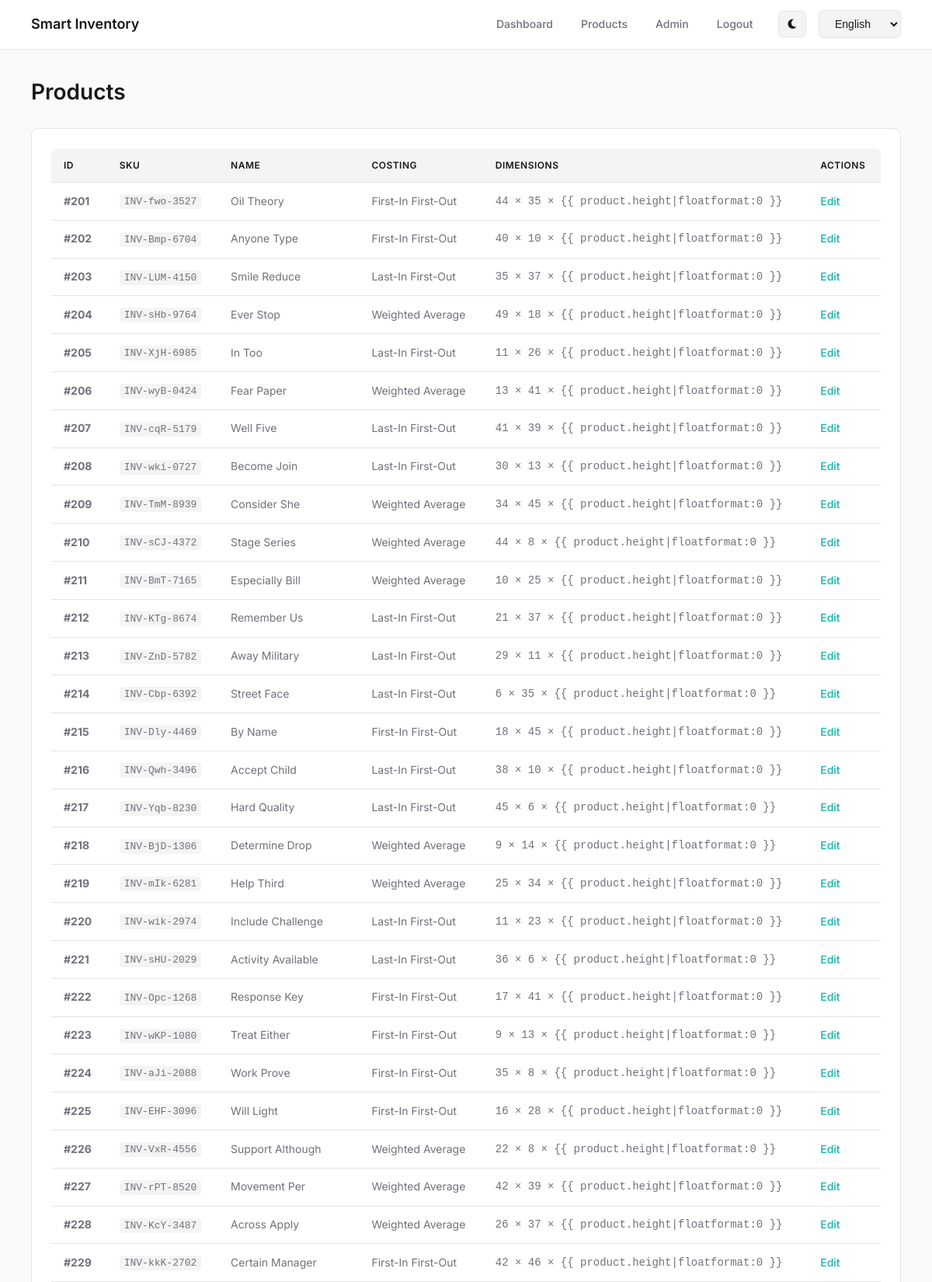
The app's page /inventory/products/ (signed in, upper part) with its own data.
### apps/inventory/models.py (models this page shows, shortened)
class Product(models.Model):
    COSTING_CHOICES = [
        ('FIFO', 'First-In First-Out'),
        ('LIFO', 'Last-In First-Out'),
        ('AVG', 'Weighted Average'),
    ]
    sku = models.CharField(max_length=50, unique=True, db_index=True)
    name = models.CharField(max_length=200)
    costing_method = models.CharField(max_length=4, choices=COSTING_CHOICES, default='FIFO')
    description = models.TextField(blank=True)
    length = models.FloatField(default=0, help_text="cm")
    width = models.FloatField(default=0, help_text="cm")
    height = models.FloatField(default=0, help_text="cm")

### apps/inventory/views.py (the view)
# urls.py: path('', views.product_list, name='product_list'),
@login_required(login_url='/login/')
def product_list(request):
    products = Product.objects.all()
    return render(request, 'inventory/product_list.html', {'products': products})

### templates/inventory/product_list.html (shortened to what this page needs)
{% extends 'base.html' %}
{% block content %}
<h1 class="page-title" data-lang="nav_products">Products</h1>
<div class="chart-container">
    <table>
        <thead>
            <tr>
                <th>ID</th>
                <th>SKU</th>
                <th>Name</th>
                <th>Costing</th>
                <th>Dimensions</th>
                <th>Actions</th>
            </tr>
        </thead>
        <tbody>
            {% for product in products %}
            <tr>
                <td><strong>#{{ product.id }}</strong></td>
                <td><code>{{ product.sku }}</code></td>
                <td>{{ product.name }}</td>
                <td>{{ product.get_costing_method_display }}</td>
                <td style="font-family: 'Courier New', monospace;">
                    {{ product.length|floatformat:0 }} × {{ product.width|floatformat:0 }} × {{
                    product.height|floatformat:0 }}
                </td>
                <td>
                    <a href="/admin/inventory/product/{{ product.id }}/change/"
                        style="color: #14b8a6; text-decoration: none; font-weight: 500;">
                        Edit
                    </a>
                </td>
            </tr>
            {% empty %}
            <tr>
                <td colspan="6" style="text-align: center; padding: 40px;">No products</td>
            </tr>
            {% endfor %}
        </tbody>
    </table>
</div>
{% endblock %}

### templates/base.html (shortened to what this page needs)
<!DOCTYPE html>
<html lang="en">
<head>
    <link rel="stylesheet" href="https://cdnjs.cloudflare.com/ajax/libs/font-awesome/6.4.0/css/all.min.css">
</head>
<body>
    <nav class="navbar">
        <h1 data-lang="app_title">Smart Inventory</h1>
        <div class="nav-right">
            <div class="nav-links">
                <a href="/" data-lang="nav_dashboard">Dashboard</a>
                <a href="/inventory/products/" data-lang="nav_products">Products</a>
                <a href="/admin/" data-lang="nav_admin">Admin</a>
                <a href="/logout/" data-lang="nav_logout">Logout</a>
            </div>
            <button class="theme-toggle" onclick="toggleTheme()" id="theme-btn">
                <i class="fas fa-moon"></i>
            </button>
            <select class="lang-selector" onchange="changeLang(this.value)" id="lang-select">
                <option value="en" selected>English</option>
            </select>
        </div>
    </nav>
    <div class="container">
        {% block content %}
        {% endblock %}
    </div>
</body>
</html>

### templates/base.html (style rules this page uses)
:root { --primary: #14b8a6; --bg: #fafafa; --card-bg: #ffffff; --text: #18181b; --text-secondary: #71717a; --border: #e4e4e7; --hover-bg: #f4f4f5; }
* { margin: 0; padding: 0; box-sizing: border-box; }
body { font-family: 'Inter', sans-serif; background: var(--bg); color: var(--text); line-height: 1.6; transition: background 0.3s, color 0.3s; }
.navbar { background: var(--card-bg); border-bottom: 1px solid var(--border); padding: 0 40px; height: 64px; display: flex; align-items: center; justify-content: space-between; transition: background 0.3s, border-color 0.3s; }
.navbar h1 { font-size: 18px; font-weight: 600; color: var(--text); }
.nav-right { display: flex; align-items: center; gap: 16px; }
.nav-links { display: flex; gap: 4px; }
.nav-links a { color: var(--text-secondary); text-decoration: none; padding: 8px 16px; border-radius: 6px; font-size: 14px; font-weight: 500; transition: all 0.15s; }
.theme-toggle, .lang-selector { background: var(--hover-bg); border: 1px solid var(--border); padding: 8px 12px; border-radius: 6px; cursor: pointer; font-size: 14px; color: var(--text); transition: all 0.15s; }
.lang-selector { padding: 8px 16px; font-weight: 500; }
.container { max-width: 1400px; margin: 0 auto; padding: 32px 40px; }
.chart-container { background: var(--card-bg); border: 1px solid var(--border); border-radius: 8px; padding: 24px; margin-bottom: 16px; transition: all 0.3s; }
table { width: 100%; border-collapse: collapse; background: var(--card-bg); border: 1px solid var(--border); border-radius: 8px; overflow: hidden; }
th { background: var(--hover-bg); color: var(--text); padding: 12px 16px; text-align: left; font-weight: 600; font-size: 12px; text-transform: uppercase; letter-spacing: 0.5px; border-bottom: 1px solid var(--border); }
td { padding: 12px 16px; border-bottom: 1px solid var(--border); color: var(--text-secondary); font-size: 14px; }
.page-title { font-size: 28px; font-weight: 600; color: var(--text); margin-bottom: 24px; }
code { background: var(--hover-bg); padding: 2px 6px; border-radius: 4px; font-family: 'Courier New', monospace; font-size: 13px; color: var(--text-secondary); }

### records on screen
Product: id "201", sku "INV-fwo-3527", name "Oil Theory", costing_method "First-In First-Out", length "44", width "35"
Product: id "202", sku "INV-Bmp-6704", name "Anyone Type", costing_method "First-In First-Out", length "40", width "10"
Product: id "203", sku "INV-LUM-4150", name "Smile Reduce", costing_method "Last-In First-Out", length "35", width "37"
Product: id "204", sku "INV-sHb-9764", name "Ever Stop", costing_method "Weighted Average", length "49", width "18"
Product: id "205", sku "INV-XjH-6985", name "In Too", costing_method "Last-In First-Out", length "11", width "26"
Product: id "206", sku "INV-wyB-0424", name "Fear Paper", costing_method "Weighted Average", length "13", width "41"
Product: id "207", sku "INV-cqR-5179", name "Well Five", costing_method "Last-In First-Out", length "41", width "39"
Product: id "208", sku "INV-wki-0727", name "Become Join", costing_method "Last-In First-Out", length "30", width "13"
Product: id "209", sku "INV-TmM-8939", name "Consider She", costing_method "Weighted Average", length "34", width "45"
Product: id "210", sku "INV-sCJ-4372", name "Stage Series", costing_method "Weighted Average", length "44", width "8"
Product: id "211", sku "INV-BmT-7165", name "Especially Bill", costing_method "Weighted Average", length "10", width "25"
Product: id "212", sku "INV-KTg-8674", name "Remember Us", costing_method "Last-In First-Out", length "21", width "37"
Product: id "213", sku "INV-ZnD-5782", name "Away Military", costing_method "Last-In First-Out", length "29", width "11"
Product: id "214", sku "INV-Cbp-6392", name "Street Face", costing_method "Last-In First-Out", length "6", width "35"
Product: id "215", sku "INV-Dly-4469", name "By Name", costing_method "First-In First-Out", length "18", width "45"
Product: id "216", sku "INV-Qwh-3496", name "Accept Child", costing_method "Last-In First-Out", length "38", width "10"
Product: id "217", sku "INV-Yqb-8230", name "Hard Quality", costing_method "Last-In First-Out", length "45", width "6"
Product: id "218", sku "INV-BjD-1306", name "Determine Drop", costing_method "Weighted Average", length "9", width "14"
Product: id "219", sku "INV-mIk-6281", name "Help Third", costing_method "Weighted Average", length "25", width "34"
Product: id "220", sku "INV-wik-2974", name "Include Challenge", costing_method "Last-In First-Out", length "11", width "23"
Product: id "221", sku "INV-sHU-2029", name "Activity Available", costing_method "Last-In First-Out", length "36", width "6"
Product: id "222", sku "INV-Opc-1268", name "Response Key", costing_method "First-In First-Out", length "17", width "41"
Product: id "223", sku "INV-wKP-1080", name "Treat Either", costing_method "First-In First-Out", length "9", width "13"
Product: id "224", sku "INV-aJi-2088", name "Work Prove", costing_method "First-In First-Out", length "35", width "8"
Product: id "225", sku "INV-EHF-3096", name "Will Light", costing_method "First-In First-Out", length "16", width "28"
Product: id "226", sku "INV-VxR-4556", name "Support Although", costing_method "Weighted Average", length "22", width "8"
Product: id "227", sku "INV-rPT-8520", name "Movement Per", costing_method "Weighted Average", length "42", width "39"
Product: id "228", sku "INV-KcY-3487", name "Across Apply", costing_method "Weighted Average", length "26", width "37"
Product: id "229", sku "INV-kkK-2702", name "Certain Manager", costing_method "First-In First-Out", length "42", width "46"
